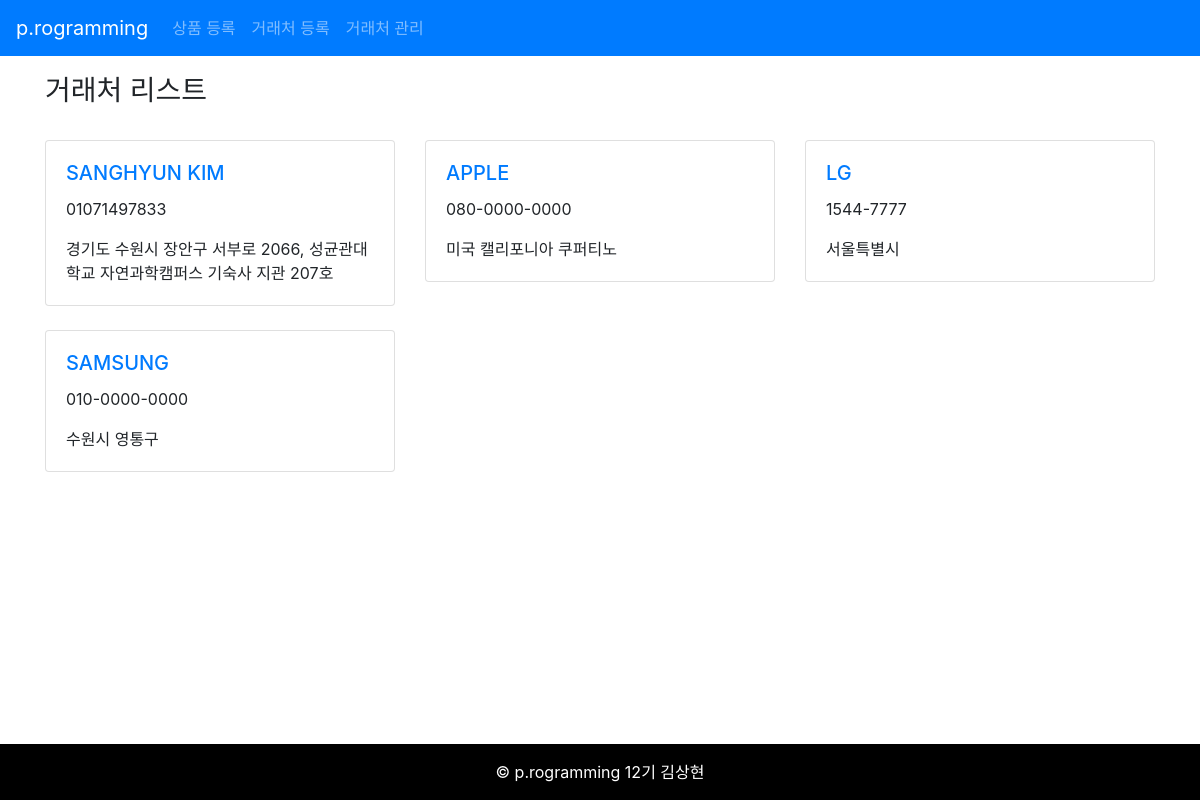
The app's page /sellers_list/ with its own data.
### products/models.py (models this page shows, shortened)
class Seller(models.Model):
    name = models.CharField(max_length=20, verbose_name='거래처명')
    phone = models.CharField(max_length=20, verbose_name='전화번호')
    address = models.CharField(max_length=100, verbose_name='주소')

### products/views.py (the view)
# urls.py: path('sellers_list/', sellers_list, name='sellers-list'),
def sellers_list(request):
    sellers = Seller.objects.all()
    data = {
        'sellers': sellers
    }
    return render(request, 'sellers_list.html', data)

### products/templates/sellers_list.html
{% extends 'base.html' %}
{% block content %}
    <h3>거래처 리스트</h3>
    <br>
    <div class="row row-cols-1 row-cols-md-3">
    {% for seller in sellers %}
      <div class="col mb-4">
        <div class="card">
          <div class="card-body">
            <h5 class="card-title"><a href="{% url 'sellers-detail' seller.pk %}">{{ seller.name }}</a></h5>
            <p class="card-text">{{ seller.phone }}</p>
            <p class="card-text">{{ seller.address }}</p>
          </div>
        </div>
      </div>
    {% endfor %}
    </div>
{% endblock %}

### records on screen
Seller: name "SANGHYUN KIM", phone "01071497833", address "경기도 수원시 장안구 서부로 2066, 성균관대학교 자연과학캠퍼스 기숙사 지관 207호"
Seller: name "APPLE", phone "080-0000-0000", address "미국 캘리포니아 쿠퍼티노"
Seller: name "LG", phone "1544-7777", address "서울특별시"
Seller: name "SAMSUNG", phone "010-0000-0000", address "수원시 영통구"
